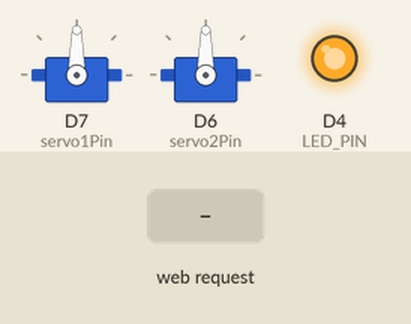
The sketch below on a simulated ESP8266 (NodeMCU). Shown: 2 × servo, output pins drawn as LEDs (lit = HIGH). Inputs (shaded band) come from the test bench. What the sketch prints to the serial monitor is not drawn.

Above: at 1.2 s.
1.3 s: HTTP request GET /set?pos=1 received
At 2.5 s:
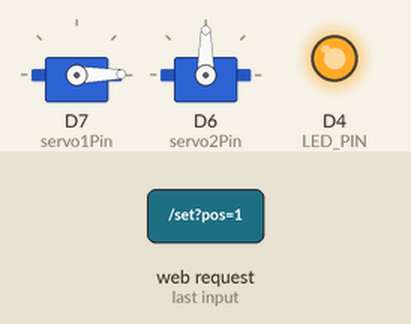
2.8 s: HTTP request GET /set?pos=120 received
At 3.6 s:
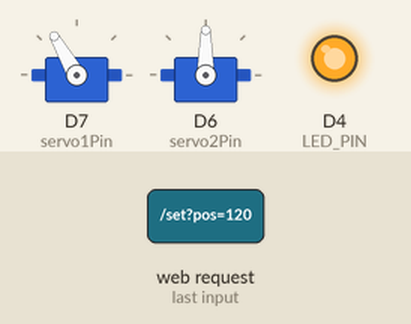
4.3 s: HTTP request GET /set2?pos=1 received
At 4.7 s:
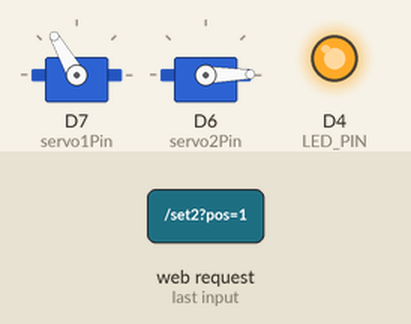
5.8 s: HTTP request GET /set?pos=0 received
At 7.0 s:
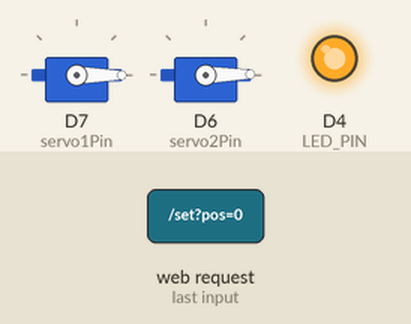
7.3 s: HTTP request GET /set2?pos=120 received
At 8.2 s:
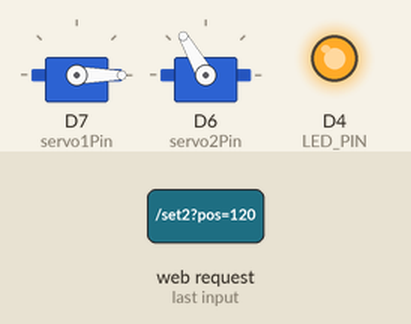
8.8 s: HTTP request GET /set?pos=120 received
At 9.4 s:
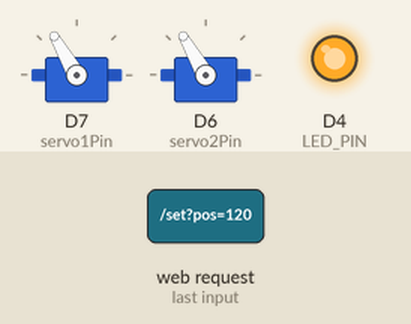
Timing chart, 0 to 11.3 s (numbered marks = the images above; inputs shaded):
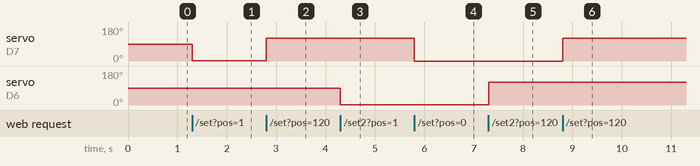

Measured:
- after the input at 1.3 s, servo on D7 (servo1Pin): 90° → 1° at once
- after the input at 2.8 s, servo on D7 (servo1Pin): 1° → 120° at once
- after the input at 4.3 s, servo on D6 (servo2Pin): 90° → 1° at once
- after the input at 5.8 s, servo on D7 (servo1Pin): 120° → 0° at once
- after the input at 7.3 s, servo on D6 (servo2Pin): 1° → 120° at once
- after the input at 8.8 s, servo on D7 (servo1Pin): 0° → 120° at once

The sketch:

Dual-Servo-Control.ino
```cpp
#include <ESP8266WiFi.h>
#include <ESP8266WebServer.h>
#include <Servo.h>

const char* ssid = "Mistero-Dual-Servos";
const char* password = "MisteroV2";

ESP8266WebServer server(80);

// ===== Servo Objects =====
Servo servo1;
Servo servo2;

// ===== Servo Pins =====
int servo1Pin = D7;   // GPIO13
int servo2Pin = D6;   // GPIO12

// ===== Servo Positions =====
int servo1Pos = 0;
int servo2Pos = 0;

#define LED_PIN LED_BUILTIN

// ===== Root Page =====
void handleRoot() {
  String html = R"rawliteral(
<!DOCTYPE html>
<html>

<head>
    <title>Mistero-Servo-Controller</title>
    <style>
        body {
            font-family: Arial, sans-serif;
            text-align: center;
            margin-top: 40px;
        }

        button {
            font-size: 18px;
            padding: 25px 25px;
            margin: 30px;
            cursor: pointer;
        }

        .box {
            border: 1px solid #ccc;
            padding: 15px;
            margin: 25px;
            display: inline-block;
            width: 480px;
        }
    </style>
</head>

<body>

    <h2>Welcome</h2>

    <div class="box">
        <h3>Made with Love</h3>
        <button onclick="moveServo('/set', 120)">120°(Second servo)</button>
        <button onclick="moveServo('/set2', 60)">60°(First servo)</button>
    </div>

    <div class="box">
        <h3>Made with Love</h3>
        <button onclick="moveServo('/set', 60)">60°(Second servo)</button>
        <button onclick="moveServo('/set2', 120)">120°(First servo)</button>
    </div>

    <script>
        function moveServo(endpoint, position) {
            fetch(`${endpoint}?pos=${position}`);
            setTimeout(() => {
                fetch(`${endpoint}?pos=90`); // return to neutral
            }, 400);
        }
    </script>

</body>

</html>
)rawliteral";

  server.send(200, "text/html", html);
}

// ===== Servo 1 Handler =====
void handleSetServo1() {
  if (server.hasArg("pos")) {
   servo1Pos = server.arg("pos").toInt();
    servo1Pos = constrain(servo1Pos, 0, 180);
    servo1.write(servo1Pos);
    server.send(200, "text/plain", "Servo 1 set to " + String(servo1Pos));
  } else {
    server.send(400, "text/plain", "Missing position");
  }
}

// ===== Servo 2 Handler =====
void handleSetServo2() {
  if (server.hasArg("pos")) {
    servo2Pos = server.arg("pos").toInt();
    servo2Pos = constrain(servo2Pos, 0, 180);

    servo2.write(servo2Pos);
    server.send(200, "text/plain", "Servo 2 set to " + String(servo2Pos));
  } else {
    server.send(400, "text/plain", "Missing position");
  }
}

void setup() {
  Serial.begin(115200);

  pinMode(LED_PIN, OUTPUT);
  digitalWrite(LED_PIN, HIGH); // LED OFF

  // ===== Attach Servos =====
  servo1.attach(servo1Pin, 500, 2500);
  servo2.attach(servo2Pin, 500, 2500);

  servo1.write(90);
  servo2.write(90);

  // ===== WiFi AP =====
  WiFi.softAP(ssid, password);
  Serial.print("AP IP address: ");
  Serial.println(WiFi.softAPIP());

  // ===== Routes =====
  server.on("/", handleRoot);
  server.on("/set", handleSetServo1);
  server.on("/set2", handleSetServo2);

  server.begin();
  Serial.println("Web server started");
}

void loop() {
  server.handleClient();
}
```
